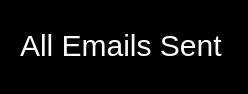
<?xml version="1.0" encoding="UTF-8"?>
<ui version="4.0">
 <class>email_sent</class>
 <widget class="QDialog" name="email_sent">
  <property name="geometry">
   <rect>
    <x>0</x>
    <y>0</y>
    <width>248</width>
    <height>94</height>
   </rect>
  </property>
  <property name="windowTitle">
   <string>Dialog</string>
  </property>
  <property name="styleSheet">
   <string notr="true">background-color: rgb(0, 0, 0);
color:white;
font-size:20px;</string>
  </property>
  <widget class="QLabel" name="label">
   <property name="geometry">
    <rect>
     <x>20</x>
     <y>30</y>
     <width>211</width>
     <height>31</height>
    </rect>
   </property>
   <property name="styleSheet">
    <string notr="true">font-size:30px;</string>
   </property>
   <property name="text">
    <string>All Emails Sent !</string>
   </property>
  </widget>
 </widget>
 <resources/>
 <connections/>
</ui>
